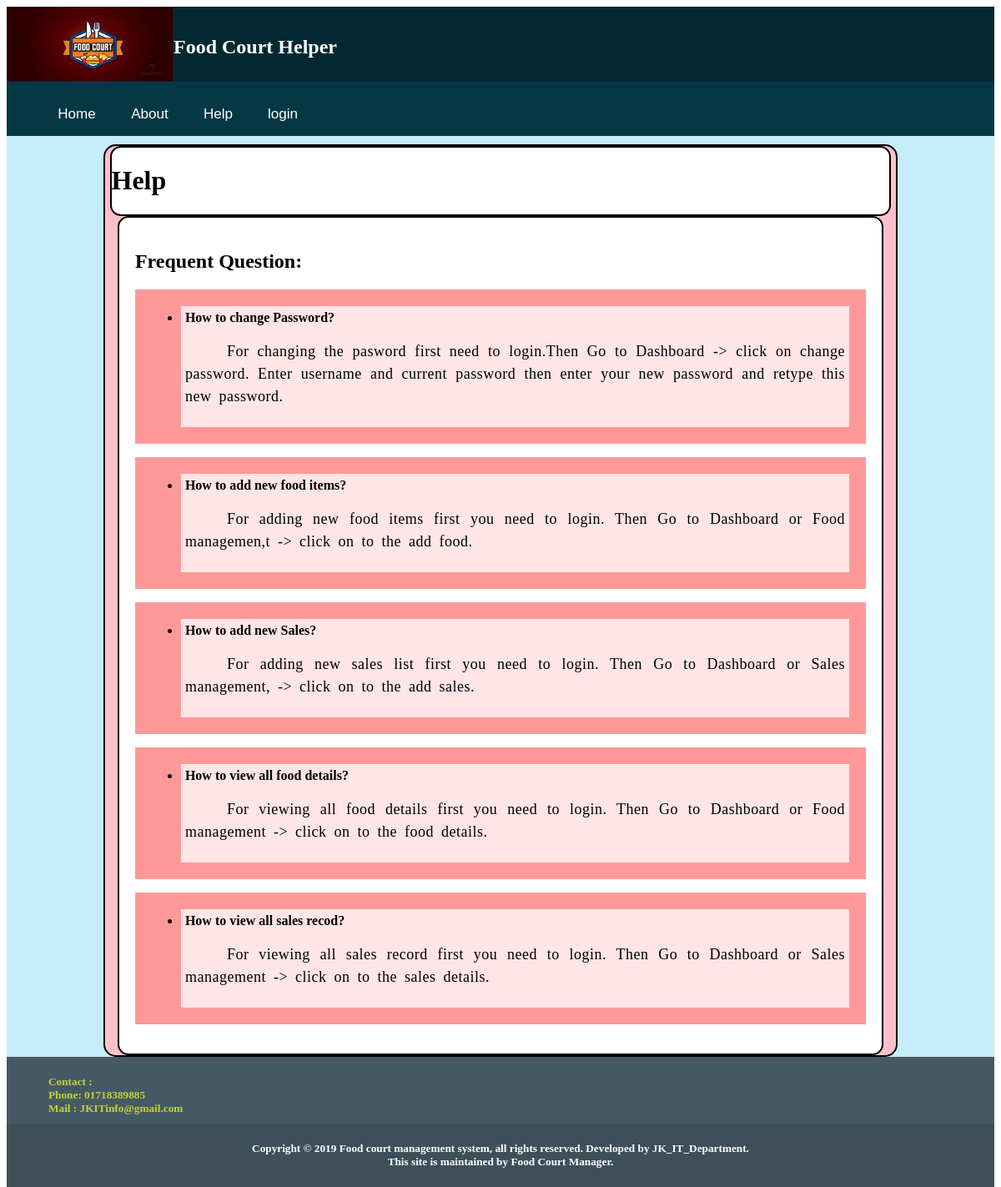
The page /Help.php on the database its author committed.
### tables this page shows
CREATE TABLE `helppage` (
  `id` int(10) NOT NULL,
  `question` varchar(250) NOT NULL,
  `answer` longtext NOT NULL
);

### include/Database.php (called while the page is built, shortened)
<?php
	Class Database{
	 public $host   = DB_HOST;
	 public $user   = DB_USER;
	 public $pass   = DB_PASS;
	 public $dbname = DB_NAME;
	 public $link;
	private function connectDB(){
		 $this->link = new mysqli($this->host, $this->user, $this->pass,$this->dbname);
	 }
	public function select($query){
		  $result = $this->link->query($query) or die($this->link->error.__LINE__);
		  if($result->num_rows > 0){
			return $result;
		  } else {
				return false;
		  }
	 }
}

### Help.php (the view, shortened to what this page needs)
<?php
	include ("include/Database.php");
 ?>
 <?php
	$db= new Database();
	$query= "select * from helppage";
	$read= $db->select($query);
 ?>
<!DOCTYPE html>
<html>
	<head>
		<link rel="stylesheet" type="text/css" href="style.css">
	</head>
	<body>
		<div class="full_height">
			<div class="Head" >
				<?php
					include ("include/headermain.php");
				?>
				<div id="Head2">
					<ul>
                    <li><a href="Home.php">Home</a></li>
					<li><a href="About.php">About</a></li>
					<li><a href="Help.php">Help</a></li>
                    <li><a href="main/login.php">login</a></li>
					</ul>
				</div>
			</div>
			<div class="Feed">
				<div class="help">
					<div class="help_titel">
						<h1 style="color:black;">Help</h1>
					</div>
					<div  class="help_body">
						<h2> Frequent Question: </h2>
						 <?php if($read){?>
						 <?php while($row =$read->fetch_assoc()){?>
							<ul>
							<li>
							<b><?php echo $row['question'];  ?></b>
							<p><?php echo $row['answer']; ?></p>
							</li>
							</ul>
						 <?php } ?>
						 <?php } else{ ?>
						 <p>Data is not avilable !!</p>
						 <?php } ?>
					</div>
				</div>
			</div>
			<?php
				include ("include/footer.php");
			?>
		</div>
	</body>
</html>

### include/headermain.php
<div class="Head1">
	<div class="Head1_pic">
		<img src="image/logo4.jpg" width="200px" height="90px">
	</div>
	<div class="Head1_ex">
	</div>
	<div class="Head1_Name">
		<h2 style="text-align:left">Food Court Helper</h2>
	</div>
</div>

### include/footer.php
<div class="Footer">
	<div class="Footer1">
		<h5 style=" display:block;color:#c3d136;text-align:left;padding-left:50px;">
		Contact :
			<br>
			Phone: 01718389885
			<br>
			Mail : JKITinfo@gmail.com
		</h5>
	</div>
	<div class="Footer2">
		<h5 style="text-align:center;">
		Copyright © 2019 Food court management system, all rights reserved. Developed by JK_IT_Department.<br>
		This site is maintained by Food Court Manager.
		</h5>
	</div>
</div>

### Style.css (style rules this page uses)
.full_height { height:auto; min-width:300px; max-width: 1600px; min-height: 550; max-height: 1700px; }
.Head { width:100%; min-width:300px; height:auto; background:#042832; color:white; float:left; }
.Head1 { width:100%; height:auto; border:0px solid white; background:#042832; color:white; float:left; }
.Head1_pic { width:auto; height:auto; float:left; max-height:90px; }
.Head1_ex { width:70%; height:15px; float:left; }
.Head1_Name { width:70%; height:auto; float:left; text-align:center; }
#Head2 { width:100%; height:auto; background:#053744; color:white; float:left; }
#Head2 a { display: block; color:white; text-decoration: none; height: 25px; transition:1s; transform:scale(.95); }
#Head2 ul { list-style-type: none; background-color: #fff; z-index:999; }
#Head2 ul li { float: left; position: relative; }
#Head2 ul li:last-child { border-right: none; }
#Head2 ul li a { text-decoration: none; font-size: 18px; color:#fff; display: block; padding: 12px 20px; font-family:arial; }
.Feed { width:100%; height:auto; min-height:500px; background:#c5edfa; color:white; overflow: hidden; min-width:300px; }
.Footer { width:100%; height:auto; background:red; color:white; float:left; min-width:300px; }
.Footer1 { width:100%; max-height:80px; height:auto; background:#455a64; color:white; float:left; }
.Footer2 { width:100%; height:auto; background:#3d5059; color:white; float:left; }
.help { background-color: pink; color: white; height: auto; border-radius:15px; width: 80%; margin:0 auto; margin-top:10px; border:2px solid black; }
.help_titel { width: 98.5%; border-radius:13px; height: auto; background: white; border:2px solid black; margin: 0 auto; }
.help_body { width: 92.5%; border-radius:13px; height: auto; background: white; color: black; border:2px solid black; margin: 0 auto; padding: 2% 2% 2% 2%; }
.help_body p { text-align: justify; text-indent: 50px; letter-spacing: 0.5px; line-height: 1.5; word-spacing: 4px; font-size: 18px; }
.help_body ul { background: #ff9999; padding: 20px; }
.help_body ul li { background: #ffe5e5; padding: 5px; margin-left: 35px; }

### rows shown on the page
helppage: question "How to change Password?", answer "For changing the pasword first need to login.Then Go to Dashboard -> click on change password. Enter username and current password then enter your new password and retype this new password."
helppage: question "How to add new food items?", answer "For adding new food items first you need to login. Then Go to Dashboard or Food managemen,t -> click on to the add food."
helppage: question "How to add new Sales?", answer "For adding new sales list first you need to login. Then Go to Dashboard or Sales management, -> click on to the add sales."
helppage: question "How to view all food details?", answer "For viewing all food details first you need to login. Then Go to Dashboard or Food management -> click on to the food details."
helppage: question "How to view all sales recod?", answer "For viewing all sales record first you need to login. Then Go to Dashboard or Sales management -> click on to the sales details."
